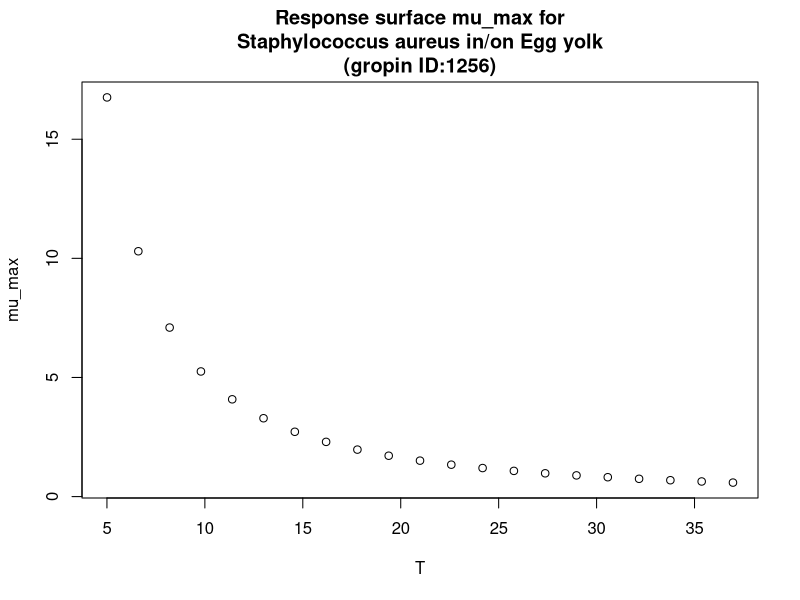

Recreate this plot in R.
#############################
# start of Parameter script
#############################
T <- seq(5.005,36.963036963037,length.out=21)
#############################
# end of Parameter script
#############################
############################# 
# start of Model script Gropin ID 1256 
#############################
 
# constant coefficients for this model
 
variables <- data.frame(T)
argumentsPar <- expand.grid(variables)
 
# heart of the model
response_surface <- function(T) {
   mumax <-(-0.2072)+(20.72/T)+(321.2/(T^2))

return(mumax=mumax)
} 

# output parameters
mumax <- cbind(argumentsPar,response_surface(argumentsPar['T']))
colnames(mumax) <- c(colnames(argumentsPar),'mumax')
#############################
# End of Model script
#############################
############################# 
# start of Visualisation script Gropin ID 1256 
#############################
plot(T,mumax$mumax,
                          xlab='T',
                          ylab='mu_max',main='Response surface mu_max for
Staphylococcus aureus in/on Egg yolk
(gropin ID:1256)')
#############################
# End of Visualisation script
#############################
